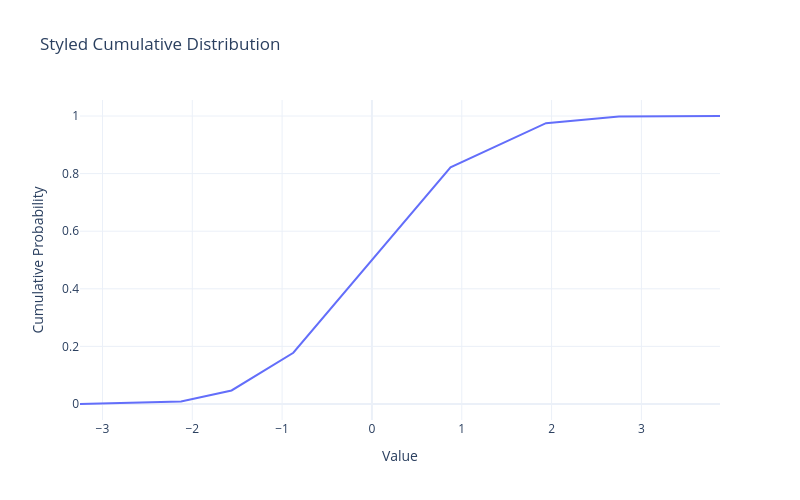

The notebook cell this image was saved under:
### Markdown cell above
### CDF with Custom Styling

Customize the appearance with different line shapes and templates:

### Code cell
fig = cumulative(
    x=data,
    title="Styled Cumulative Distribution",
    template="plotly_white",
    line_shape="linear",  # Try 'hv', 'vh', 'spline'
    width=800,
    height=500,
    labels={"x": "Value", "y": "Cumulative Probability"},
)
fig.show()

### Figure 1 — Plotly figure (JSON) as saved in the notebook; plotly's stock layout.template omitted (floating-point values rounded to 4 significant figures)
{"data": [{"hovertemplate": "Value=%{x}<br>Cumulative Probability=%{y}<extra></extra>", "legendgroup": "", "line": {"dash": "solid", "shape": "linear"}, "marker": {"color": "#636efa", "symbol": "circle"}, "mode": "lines", "name": "", "orientation": "v", "showlegend": false, "type": "scatter", "x": [-3.25, -2.125, -1.562, -0.875, 0.875, 1.938, 2.75, 3.875], "xaxis": "x", "y": [0.0, 0.009, 0.047, 0.178, 0.822, 0.975, 0.998, 1.0], "yaxis": "y"}], "layout": {"height": 500, "legend": {"tracegroupgap": 0}, "title": {"text": "Styled Cumulative Distribution"}, "width": 800, "xaxis": {"anchor": "y", "domain": [0, 1], "title": {"text": "Value"}}, "yaxis": {"anchor": "x", "domain": [0, 1], "title": {"text": "Cumulative Probability"}}}}
